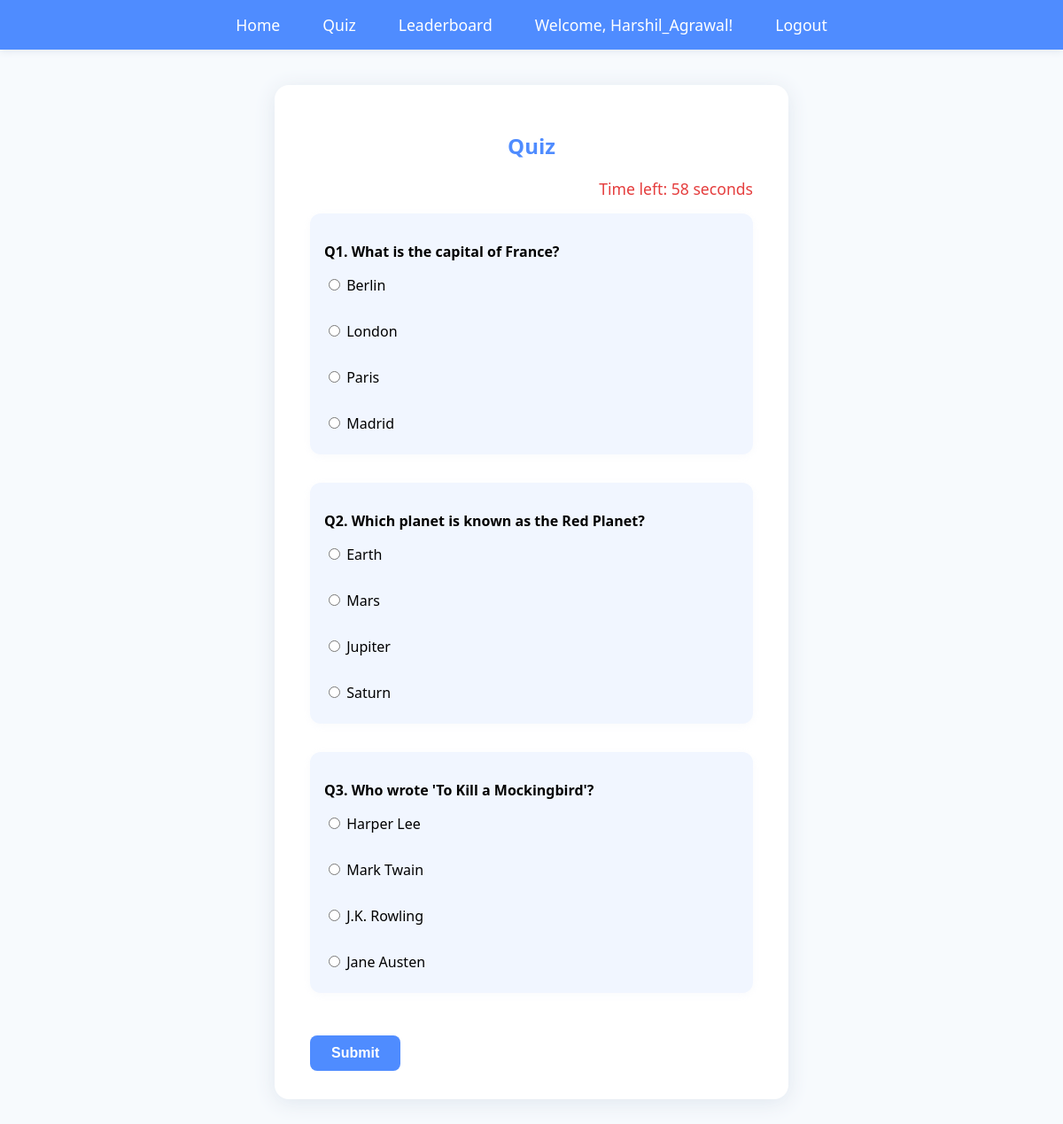
/quiz (signed in), run on the app's committed database.
### tables this page shows
CREATE TABLE questions (
            id INTEGER PRIMARY KEY AUTOINCREMENT,
            question TEXT NOT NULL,
            option1 TEXT NOT NULL,
            option2 TEXT NOT NULL,
            option3 TEXT NOT NULL,
            option4 TEXT NOT NULL,
            answer INTEGER NOT NULL
        );

### app.py (the view, shortened to what this page needs)
@app.route('/quiz', methods=['GET', 'POST'])
def quiz():
    if 'user_id' not in session:
        return redirect(url_for('login'))
    db = get_db()
    questions = query_db('SELECT * FROM questions')
    return render_template('quiz.html', questions=questions)

### app.py (called while the page is built)
def get_db():
    db = getattr(g, '_database', None)
    if db is None:
        db = g._database = sqlite3.connect(DATABASE)
    return db

def query_db(query, args=(), one=False):
    cur = get_db().execute(query, args)
    rv = cur.fetchall()
    cur.close()
    return (rv[0] if rv else None) if one else rv

@app.teardown_appcontext
def close_connection(exception):
    db = getattr(g, '_database', None)
    if db is not None:
        db.close()

### quiz-app/templates/quiz.html
{% extends 'base.html' %}
{% block content %}
<h2>Quiz</h2>
<form method="post" id="quiz-form">
    <div id="timer">Time left: <span id="time">60</span> seconds</div>
    {% for q in questions %}
    <div class="question-block">
        <p><b>Q{{ loop.index }}. {{ q[1] }}</b></p>
        <div class="options">
            <label><input type="radio" name="q{{ q[0] }}" value="1"> {{ q[2] }}</label><br>
            <label><input type="radio" name="q{{ q[0] }}" value="2"> {{ q[3] }}</label><br>
            <label><input type="radio" name="q{{ q[0] }}" value="3"> {{ q[4] }}</label><br>
            <label><input type="radio" name="q{{ q[0] }}" value="4"> {{ q[5] }}</label>
        </div>
    </div>
    {% endfor %}
    <button type="submit" class="btn">Submit</button>
</form>
{% endblock %}

### quiz-app/static/style.css (style rules this page uses)
body { background: #f7fafd; font-family: 'Segoe UI', Arial, sans-serif; margin: 0; padding: 0; }
h1, h2 { text-align: center; color: #4f8cff; }
.btn { background: #4f8cff; color: #fff; border: none; border-radius: 8px; padding: 0.7rem 1.5rem; font-size: 1rem; font-weight: 600; cursor: pointer; margin-top: 1rem; transition: background 0.2s; }
.question-block { margin-bottom: 2rem; padding: 1rem; background: #f1f6ff; border-radius: 12px; box-shadow: 0 2px 8px #e0e7ef33; }
.options label { display: block; margin-bottom: 0.5rem; cursor: pointer; }
#timer { text-align: right; font-size: 1.1rem; color: #e53e3e; margin-bottom: 1rem; }

### data on the page
questions: question "What is the capital of France?", option1 "Berlin", option2 "London", option3 "Paris", option4 "Madrid"
questions: question "Which planet is known as the Red Planet?", option1 "Earth", option2 "Mars", option3 "Jupiter", option4 "Saturn"
questions: question "Who wrote 'To Kill a Mockingbird'?", option1 "Harper Lee", option2 "Mark Twain", option3 "J.K. Rowling", option4 "Jane Austen"

### other printed values
{{ session['username'] }} "Harshil_Agrawal"
